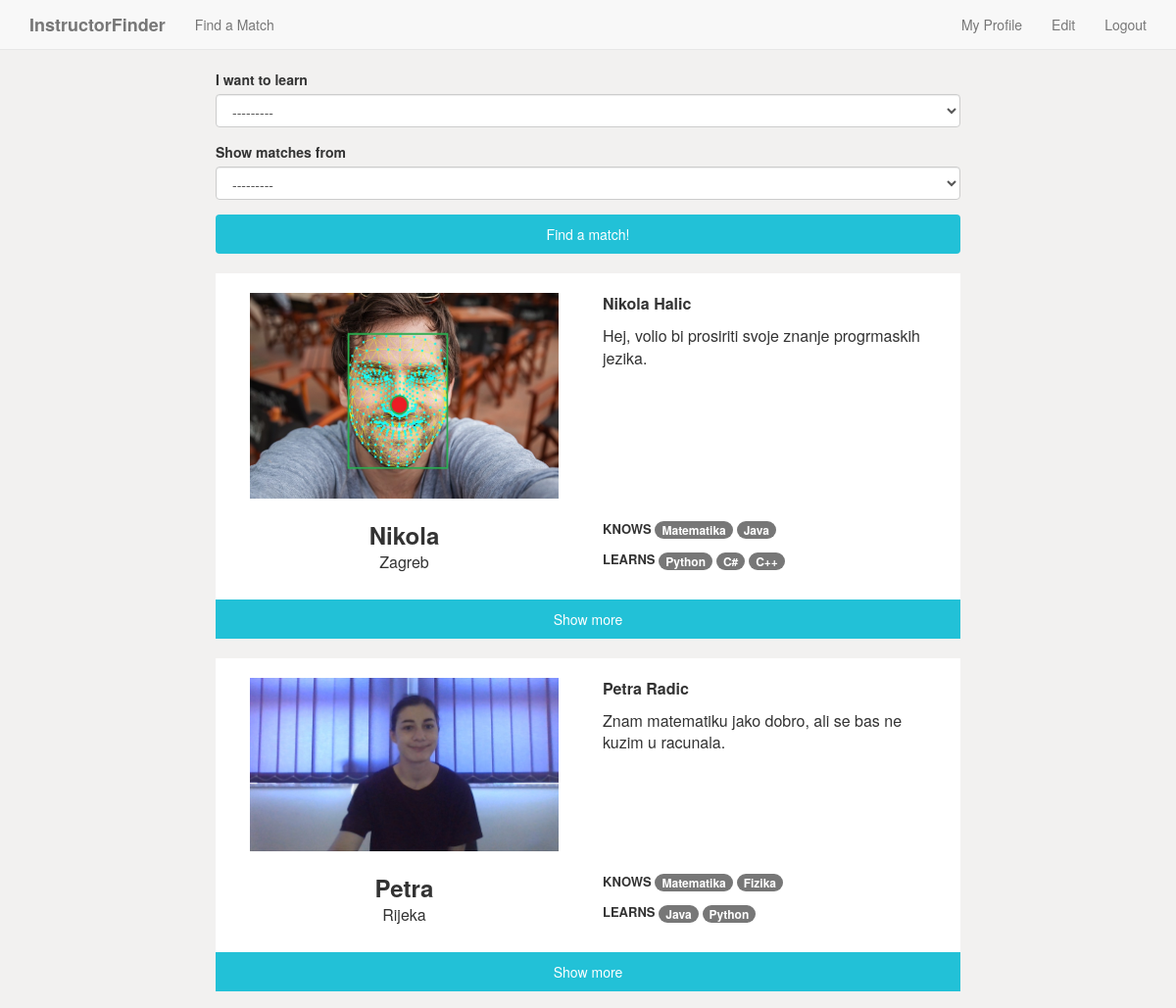
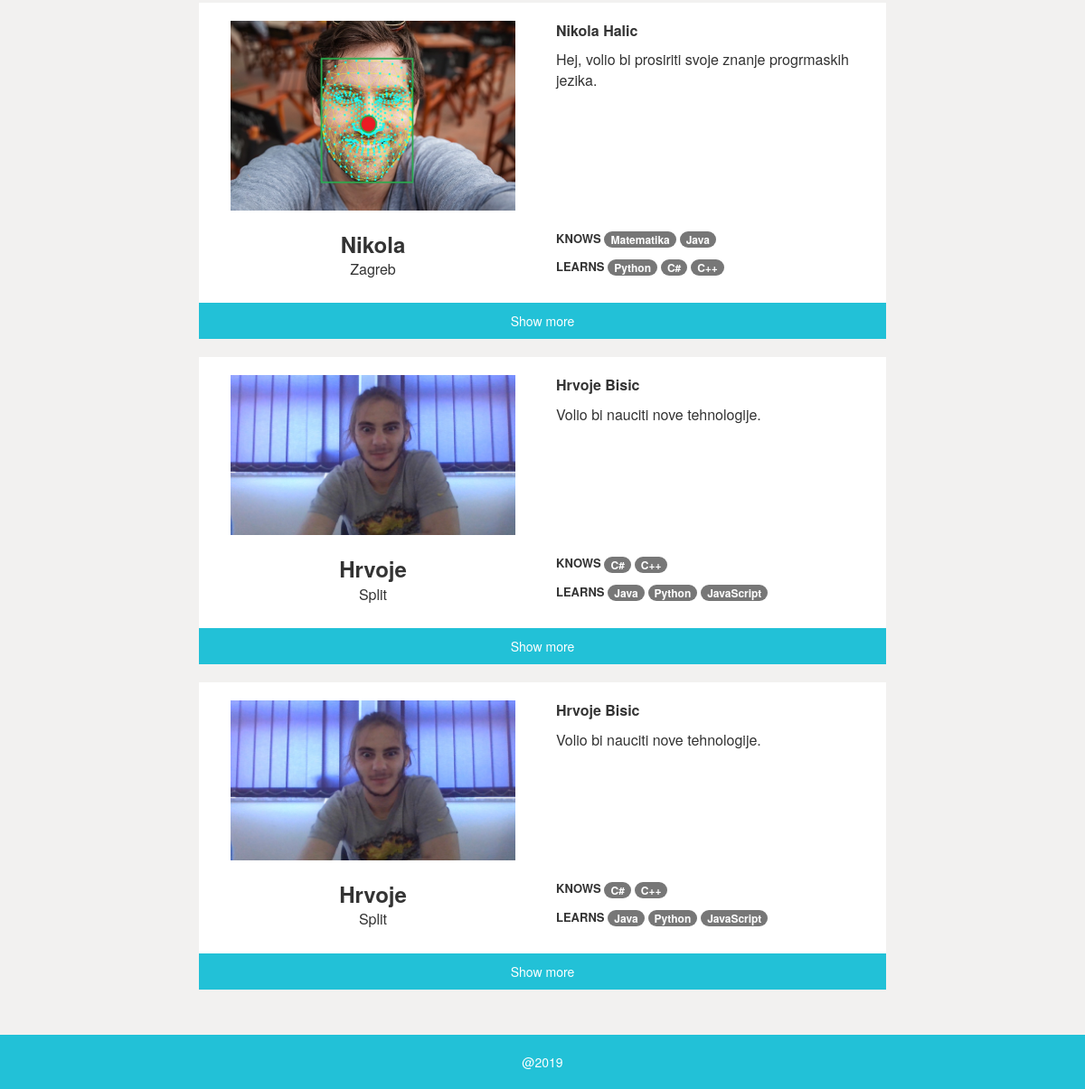
Page /matches (signed in) on the committed database (2 pictures, top to bottom).
### app/models.py (models this page shows, shortened)
class CustomUser(AbstractUser):
    first_name = models.CharField(max_length=120, null=True, blank=True)
    last_name = models.CharField(max_length=120, null=True, blank=True)
    description = models.TextField(max_length=1000, blank=True, null=True)
    image = models.ImageField(null=True, upload_to='images/', blank=True)
    city = models.ForeignKey(City, on_delete=models.SET_NULL, null=True, blank=True)
    knows = models.ManyToManyField(Subject, related_name='knows_subjects', blank=True)
    learns = models.ManyToManyField(Subject, related_name='learns_subjects', blank=True)
    def profile_photo(self):
        return self.image or 'images/default-user.png'
    def short_description(self):
        if self.description:
            return self.description[0:800]

class City(models.Model):
    name = models.CharField(max_length=120)
    class Meta:
        verbose_name_plural = "cities"
    def __str__(self):
        return self.name

class Subject(models.Model):
    name = models.CharField(max_length=120)
    def __str__(self):
        return self.name

### app/views.py (the view)
# urls.py: path('matches', login_required(MatchesView.as_view()), name='matches'),
class MatchesView(ListView, FormMixin):
    context_object_name = 'users'
    template_name = 'matches.html'
    model = CustomUser
    form_class = SearchMatchesForm
    paginate_by = 10
    def get_context_data(self, **kwargs):
        context = super(MatchesView, self).get_context_data(**kwargs)
        context['form'] = SearchMatchesForm(initial={
            'city': self.request.GET.get('city'),
            'knows': self.request.GET.get('knows')
        })
        return context
    def get_queryset(self):
        get_request = self.request.GET
        query = {
            'city': get_request.get('city'),
            'knows': get_request.get('knows'),
            'knows__in': self.request.user.learns.all(),
            'learns__in': self.request.user.knows.all()
        }
        query_params = {field: constraint for field, constraint in query.items() if constraint}
        query_params['is_superuser'] = False
        return CustomUser.objects.exclude(username=self.request.user.username).filter(**query_params)

### app/forms.py
class SearchMatchesForm(forms.ModelForm):
    def __init__(self, *args, **kwargs):
        super(SearchMatchesForm, self).__init__(*args, **kwargs)
        self.fields['knows'].label = 'I want to learn'
        self.fields['city'].label = 'Show matches from'
    class Meta:
        model = CustomUser
        fields = ('knows', 'city')
    knows = forms.ModelChoiceField(
        Subject.objects.all(),
        required=False
    )

### app/templates/matches.html (shortened to what this page needs)
{% extends "base.html" %}
{% block body_block %}
<div class="container col-sm-8 col-sm-offset-2">
    {% load crispy_forms_tags %}
    <div class="row">
        <form method="GET" class="post-form">
            {{ form|crispy }}
            <button type="submit" class="btn comment-form-button">Find a match!</button>
        </form>
    </div>
    {% include '_user_list_extended.html' %}
</div>
{% endblock %}

### app/templates/_user_list_extended.html (shortened to what this page needs)
<div class="row">
    <div class="col-sm-12">
        {% for user in users %}
        <div>
            {% include '_user_card.html' %}
            <div class="row">
                <a href="{% url 'detail' user.username %}" class="col-sm-12 show-more-button">
                    Show more
                </a>
            </div>
        </div>
        {% endfor %}
    </div>
</div>

### app/templates/_user_card.html
<div class="row user-card">
    <div class="row">
        <div class="col-sm-6">
            <img src="{{MEDIA_URL}}{{user.profile_photo}}" class="col-sm-12">
        </div>
        <div class="col-sm-6">
            <div class="card-name">
                {{ user.first_name}} {{ user.last_name}}
            </div>
            <div class="card-text">
                {{ user.short_description }}
            </div>
        </div>
    </div>
    <div class="row">
        <div class="col-sm-6 card-short-info">
            <div class="card-username">
                {{ user.username }}
            </div>
            <div class="card-text">
                {{ user.city }}
            </div>
        </div>
        <div class="col-sm-6 card-skills">
            <div>
                <p>
                    <span class="card-section-title">Knows</span>
                    {% for subject in user.knows.all %}
                    <span class="badge badge-primary">{{ subject }}</span>
                    {% endfor %}
                </p>
                <p>
                    <span class="card-section-title">Learns</span>
                    {% for subject in user.learns.all %}
                    <span class="badge badge-success">{{ subject }}</span>
                    {% endfor %}
                </p>
            </div>
        </div>
    </div>
</div>

### static/style.css (style rules this page uses)
html, body { height: 100%; margin: 0; }
.user-card { background-color: white; margin-top: 20px; margin-bottom: 0px; padding-left: 20px; padding-right: 20px; padding-top: 20px; padding-bottom: 20px; }
.show-more-button { text-align: center; color: white; background-color: #22c1d7; padding: 10px 10px 10px 10px; }
.card-username { font-weight: bolder; font-size: x-large; }
.card-name { font-weight: bolder; font-size: medium; padding-bottom: 10px; }
.card-text { font-size: medium; }
.card-short-info { text-align: center; padding-top: 20px; }
.card-section-title { font-weight: bolder; text-transform: uppercase; font-size: small; }
.card-skills { padding-top: 20px; }
.comment-form-button { text-align: center; color: white; background-color: #22c1d7; border: none; width: 100%; padding: 10px 10px 10px 10px; }

### rows in the picture
CustomUser: profile_photo (picture), first_name "Nikola", last_name "Halic", short_description "Hej, volio bi prosiriti svoje znanje progrmaskih jezika.", username "Nikola", city "Zagreb"
Subject: name "Matematika"
Subject: name "Java"
Subject: name "Python"
Subject: name "C#"
Subject: name "C++"
CustomUser: profile_photo (picture), first_name "Petra", last_name "Radic", short_description "Znam matematiku jako dobro, ali se bas ne kuzim u racunala.", username "Petra", city "Rijeka"
Subject: name "Fizika"
CustomUser: profile_photo (picture), first_name "Hrvoje", last_name "Bisic", short_description "Volio bi nauciti nove tehnologije.", username "Hrvoje", city "Split"
Subject: name "JavaScript"
